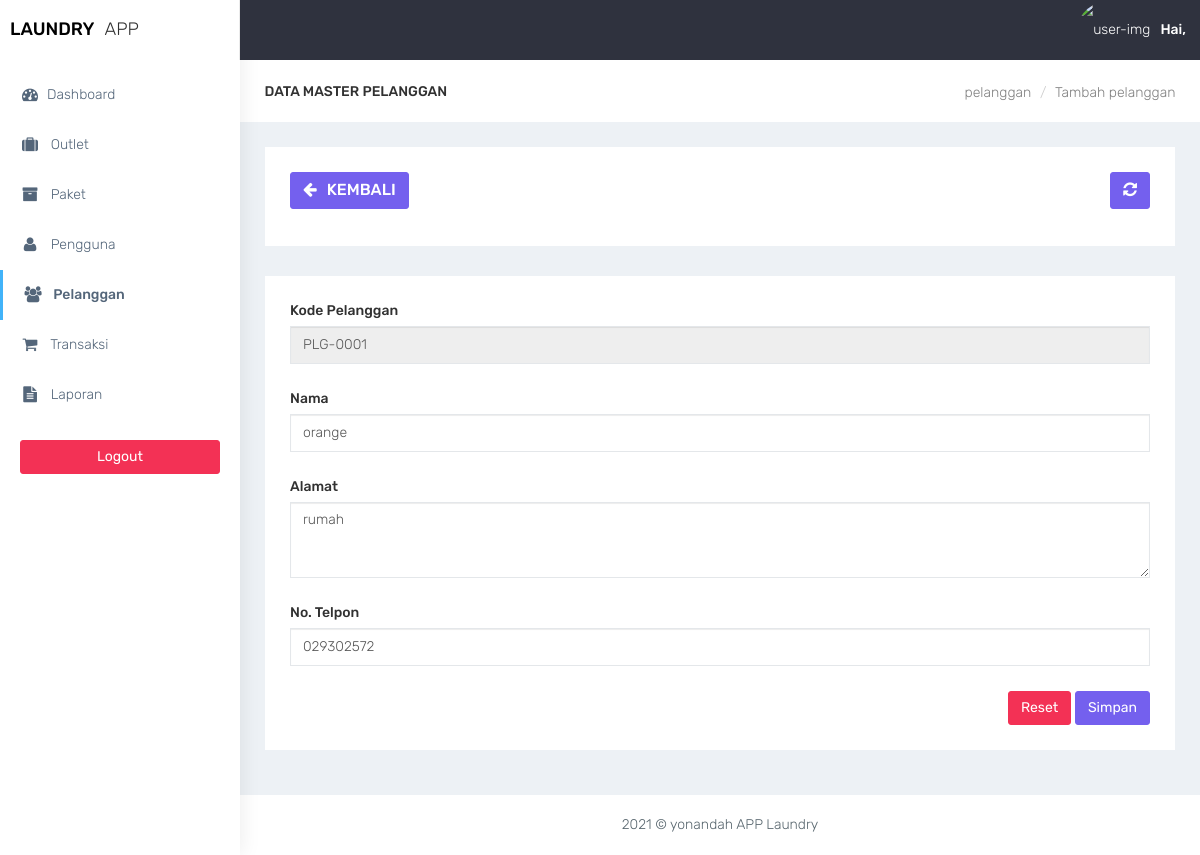
The app's page /pelanggan_edit.php?id=PLG-0001 with its own data.
### tables this page shows
CREATE TABLE `tb_pelanggan` (
  `kode_pelanggan` varchar(10) NOT NULL,
  `nama` varchar(255) NOT NULL,
  `alamat` text NOT NULL,
  `telpon` varchar(20) NOT NULL
);

### pelanggan_edit.php (the view, shortened to what this page needs)
<?php
require 'koneksi.php';
$kode = $_GET['id'];
$sql = $koneksi->query("select * from tb_pelanggan where kode_pelanggan= '$kode' ");
$data = $sql->fetch_assoc();
require 'layout_header.php';
?>
<div class="container-fluid">
    <div class="row bg-title">
        <div class="col-lg-3 col-md-4 col-sm-4 col-xs-12">
            <h4 class="page-title">Data Master pelanggan</h4>
        </div>
        <div class="col-lg-9 col-sm-8 col-md-8 col-xs-12">
            <ol class="breadcrumb">
                <li><a href="pelanggan.php">pelanggan</a></li>
                <li><a href="#">Tambah pelanggan</a></li>
            </ol>
        </div>
    </div>
    <div class="row">
        <div class="col-md-12 col-lg-12 col-sm-12 col-xs-12">
            <div class="white-box">
                <div class="row">
                    <div class="col-md-6">
                        <a href="javascript:void(0)" onclick="window.history.back();" class="btn btn-primary box-title"><i class="fa fa-arrow-left fa-fw"></i> Kembali</a>
                    </div>
                    <div class="col-md-6 text-right">
                        <button id="btn-refresh" class="btn btn-primary box-title text-right" title="Refresh Data"><i class="fa fa-refresh" id="ic-refresh"></i></button>
                    </div>
                </div>
            </div>
        </div>
    </div>
    <div class="row">
        <div class="col-md-12 col-lg-12 col-sm-12 col-xs-12">
            <div class="white-box">
                <form method="POST">
                    <div class="form-group">
                        <label>Kode Pelanggan</label>
                        <input type="text" class="form-control" name="kode" value="<?php echo $data['kode_pelanggan'] ?>" readonly placeholder="Masukkan Kode Pelanggan">
                    </div>
                    <div class="form-group">
                        <label>Nama</label>
                        <input type="text" class="form-control" name="nama" value="<?php echo $data['nama'] ?>" placeholder="Masukkan Nama Pelanggan">
                    </div>
                    <div class="form-group">
                        <label>Alamat</label>
                        <textarea class="form-control" rows="3" name="alamat" placeholder="Masukkan Alamat Pelanggan"><?php echo $data['alamat'] ?></textarea>
                    </div>
                    <div class="form-group">
                        <label>No. Telpon</label>
                        <input type="number" class="form-control" value="<?php echo $data['telpon'] ?>" name="telpon" placeholder="Masukkan No. Telpon Pelanggan">
                    </div>
                    <div class="text-right">
                        <button type="reset" class="btn btn-danger">Reset</button>
                        <button type="submit" name="simpan" class="btn btn-primary">Simpan</button>
                    </div>
                </form>
            </div>
        </div>
    </div>
</div>
<?php
require 'layout_footer.php';
?>

### assets/css/colors/default.css (style rules this page uses)
body { background: #fff; }

### records on screen
tb_pelanggan: kode "PLG-0001", nama "orange", alamat "rumah", telpon "029302572"
